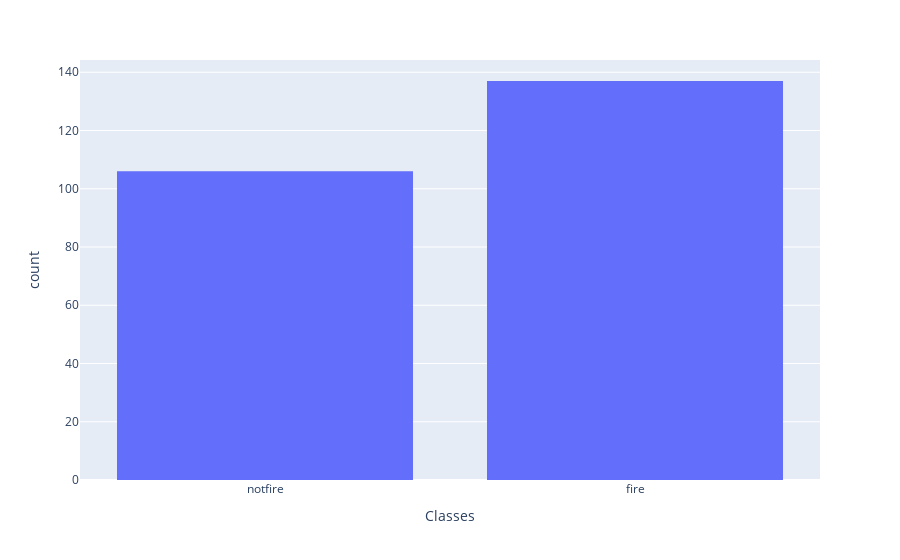

Here is the notebook cell this chart was saved with:
### Markdown cell above
# Visualization

### Code cell
px.histogram(df,x='Classes  ')

### Figure 1 — Plotly figure (JSON) as saved in the notebook; plotly's stock layout.template omitted (floating-point values rounded to 4 significant figures; data arrays with more than 128 entries replaced by an {"elided": "..."} marker saying what was removed)
{"data": [{"alignmentgroup": "True", "bingroup": "x", "hovertemplate": "Classes  =%{x}<br>count=%{y}<extra></extra>", "legendgroup": "", "marker": {"color": "#636efa", "pattern": {"shape": ""}}, "name": "", "offsetgroup": "", "orientation": "v", "showlegend": false, "type": "histogram", "x": {"elided": "244 str values"}, "xaxis": "x", "yaxis": "y"}], "layout": {"barmode": "relative", "legend": {"tracegroupgap": 0}, "margin": {"t": 60}, "xaxis": {"anchor": "y", "domain": [0, 1], "title": {"text": "Classes  "}}, "yaxis": {"anchor": "x", "domain": [0, 1], "title": {"text": "count"}}}}
